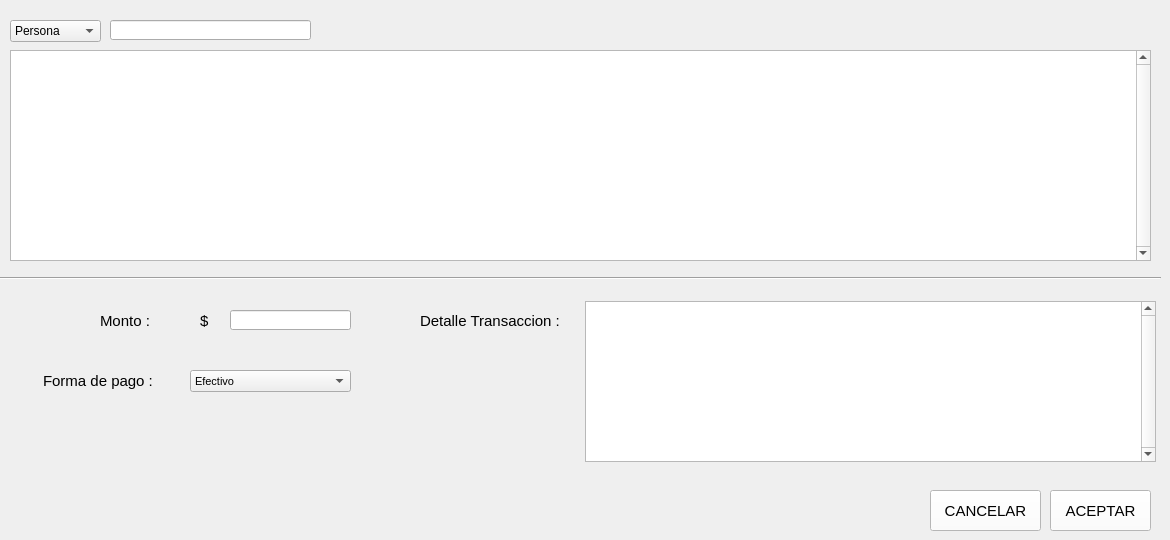
    <widget class="QWidget" name="tab_Pagos">
     <attribute name="title">
      <string>Pagos</string>
     </attribute>
     <widget class="QTableView" name="tvCuentaCorriente_pag">
      <property name="geometry">
       <rect>
        <x>10</x>
        <y>50</y>
        <width>1141</width>
        <height>211</height>
       </rect>
      </property>
      <property name="styleSheet">
       <string notr="true">font: 9pt &quot;MS Shell Dlg 2&quot;;</string>
      </property>
      <property name="verticalScrollBarPolicy">
       <enum>Qt::ScrollBarAlwaysOn</enum>
      </property>
      <property name="horizontalScrollBarPolicy">
       <enum>Qt::ScrollBarAlwaysOff</enum>
      </property>
      <attribute name="verticalHeaderVisible">
       <bool>false</bool>
      </attribute>
      <attribute name="verticalHeaderHighlightSections">
       <bool>false</bool>
      </attribute>
     </widget>
     <widget class="QTableView" name="tvDetalleTransaccion_pag">
      <property name="geometry">
       <rect>
        <x>585</x>
        <y>301</y>
        <width>571</width>
        <height>161</height>
       </rect>
      </property>
      <property name="styleSheet">
       <string notr="true">font: 9pt &quot;MS Shell Dlg 2&quot;;</string>
      </property>
      <property name="verticalScrollBarPolicy">
       <enum>Qt::ScrollBarAlwaysOn</enum>
      </property>
      <property name="horizontalScrollBarPolicy">
       <enum>Qt::ScrollBarAlwaysOff</enum>
      </property>
      <attribute name="verticalHeaderVisible">
       <bool>false</bool>
      </attribute>
      <attribute name="verticalHeaderHighlightSections">
       <bool>false</bool>
      </attribute>
     </widget>
     <widget class="QPushButton" name="btnAceptar_pag">
      <property name="geometry">
       <rect>
        <x>1050</x>
        <y>490</y>
        <width>101</width>
        <height>41</height>
       </rect>
      </property>
      <property name="font">
       <font>
        <family>Segoe UI</family>
        <pointsize>11</pointsize>
        <weight>9</weight>
        <italic>false</italic>
        <bold>false</bold>
       </font>
      </property>
      <property name="styleSheet">
       <string notr="true">background-color: rgb(255, 255, 255);</string>
      </property>
      <property name="text">
       <string>ACEPTAR</string>
      </property>
      <property name="icon">
       <iconset>
        <normaloff>../Img/guardar.png</normaloff>../Img/guardar.png</iconset>
      </property>
      <property name="iconSize">
       <size>
        <width>20</width>
        <height>20</height>
       </size>
      </property>
     </widget>
     <widget class="QPushButton" name="btnCancelar_pag">
      <property name="geometry">
       <rect>
        <x>930</x>
        <y>490</y>
        <width>111</width>
        <height>41</height>
       </rect>
      </property>
      <property name="font">
       <font>
        <family>Segoe UI</family>
        <pointsize>11</pointsize>
        <weight>9</weight>
        <italic>false</italic>
        <bold>false</bold>
       </font>
      </property>
      <property name="styleSheet">
       <string notr="true">background-color: rgb(255, 255, 255);</string>
      </property>
      <property name="text">
       <string>CANCELAR</string>
      </property>
      <property name="icon">
       <iconset>
        <normaloff>../Img/borrar.png</normaloff>../Img/borrar.png</iconset>
      </property>
      <property name="iconSize">
       <size>
        <width>20</width>
        <height>20</height>
       </size>
      </property>
     </widget>
     <widget class="QLineEdit" name="txtFilterPagos_pag">
      <property name="geometry">
       <rect>
        <x>110</x>
        <y>20</y>
        <width>201</width>
        <height>20</height>
       </rect>
      </property>
      <property name="font">
       <font>
        <family>MS Shell Dlg 2</family>
        <pointsize>9</pointsize>
        <weight>50</weight>
        <italic>false</italic>
        <bold>false</bold>
       </font>
      </property>
      <property name="styleSheet">
       <string notr="true">font: 9pt &quot;MS Shell Dlg 2&quot;;</string>
      </property>
     </widget>
     <widget class="QComboBox" name="cbFilterCliente_pag">
      <property name="geometry">
       <rect>
        <x>10</x>
        <y>20</y>
        <width>91</width>
        <height>22</height>
       </rect>
      </property>
      <property name="font">
       <font>
        <family>MS Shell Dlg 2</family>
        <pointsize>9</pointsize>
        <weight>50</weight>
        <italic>false</italic>
        <bold>false</bold>
       </font>
      </property>
      <property name="styleSheet">
       <string notr="true">font: 9pt &quot;MS Shell Dlg 2&quot;;</string>
      </property>
      <item>
       <property name="text">
        <string>Persona</string>
       </property>
      </item>
      <item>
       <property name="text">
        <string>Fecha</string>
       </property>
      </item>
     </widget>
     <widget class="QLabel" name="label1_pag">
      <property name="geometry">
       <rect>
        <x>100</x>
        <y>310</y>
        <width>71</width>
        <height>21</height>
       </rect>
      </property>
      <property name="font">
       <font>
        <family>Segoe UI</family>
        <pointsize>11</pointsize>
        <weight>9</weight>
        <italic>false</italic>
        <bold>false</bold>
       </font>
      </property>
      <property name="text">
       <string>Monto :</string>
      </property>
     </widget>
     <widget class="QLabel" name="label4_pag">
      <property name="geometry">
       <rect>
        <x>420</x>
        <y>310</y>
        <width>151</width>
        <height>21</height>
       </rect>
      </property>
      <property name="font">
       <font>
        <family>Segoe UI</family>
        <pointsize>11</pointsize>
        <weight>9</weight>
        <italic>false</italic>
        <bold>false</bold>
       </font>
      </property>
      <property name="text">
       <string>Detalle Transaccion :</string>
      </property>
     </widget>
     <widget class="QLabel" name="label3_pag">
      <property name="geometry">
       <rect>
        <x>43</x>
        <y>370</y>
        <width>121</width>
        <height>21</height>
       </rect>
      </property>
      <property name="font">
       <font>
        <family>Segoe UI</family>
        <pointsize>11</pointsize>
        <weight>9</weight>
        <italic>false</italic>
        <bold>false</bold>
       </font>
      </property>
      <property name="text">
       <string>Forma de pago : </string>
      </property>
     </widget>
     <widget class="QLineEdit" name="txtMonto_gt">
      <property name="geometry">
       <rect>
        <x>230</x>
        <y>310</y>
        <width>121</width>
        <height>20</height>
       </rect>
      </property>
      <property name="font">
       <font>
        <family>MS Shell Dlg 2</family>
        <pointsize>9</pointsize>
        <weight>50</weight>
        <italic>false</italic>
        <bold>false</bold>
       </font>
      </property>
      <property name="styleSheet">
       <string notr="true">font: 9pt &quot;MS Shell Dlg 2&quot;;</string>
      </property>
     </widget>
     <widget class="QComboBox" name="cbFormaPago_pag">
      <property name="geometry">
       <rect>
        <x>190</x>
        <y>370</y>
        <width>161</width>
        <height>22</height>
       </rect>
      </property>
      <property name="font">
       <font>
        <family>MS Shell Dlg 2</family>
        <pointsize>8</pointsize>
        <weight>50</weight>
        <italic>false</italic>
        <bold>false</bold>
       </font>
      </property>
      <property name="styleSheet">
       <string notr="true">font: 8pt &quot;MS Shell Dlg 2&quot;;</string>
      </property>
      <item>
       <property name="text">
        <string>Efectivo</string>
       </property>
      </item>
      <item>
       <property name="text">
        <string>Tarjeta</string>
       </property>
      </item>
      <item>
       <property name="text">
        <string>Cheque</string>
       </property>
      </item>
     </widget>
     <widget class="QLabel" name="label2_pag">
      <property name="geometry">
       <rect>
        <x>200</x>
        <y>310</y>
        <width>16</width>
        <height>21</height>
       </rect>
      </property>
      <property name="font">
       <font>
        <family>Segoe UI</family>
        <pointsize>11</pointsize>
        <weight>9</weight>
        <italic>false</italic>
        <bold>false</bold>
       </font>
      </property>
      <property name="text">
       <string>$</string>
      </property>
     </widget>
     <widget class="Line" name="line1_pag">
      <property name="geometry">
       <rect>
        <x>0</x>
        <y>270</y>
        <width>1161</width>
        <height>16</height>
       </rect>
      </property>
      <property name="orientation">
       <enum>Qt::Horizontal</enum>
      </property>
     </widget>
    </widget>
